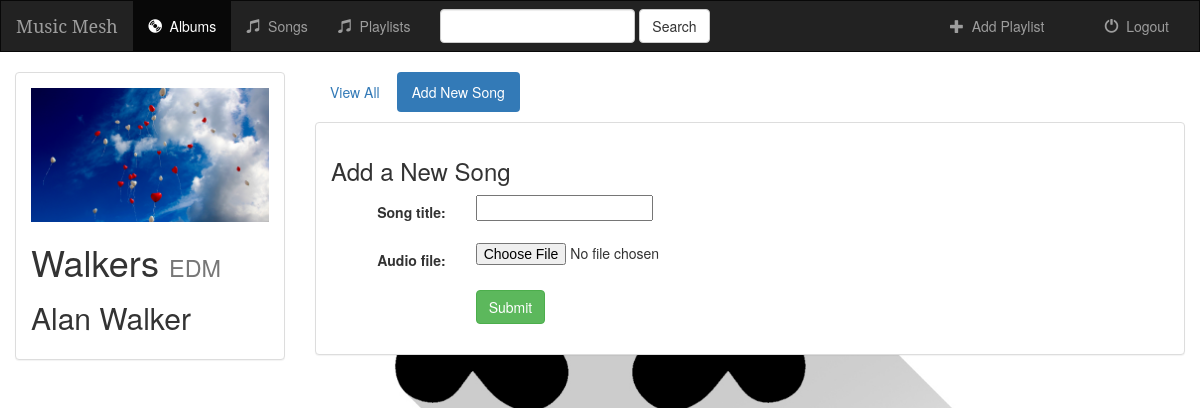
The page /music/68/create_song/ on the database its author committed.
### music/models.py (models this page shows)
class Album(models.Model):
    user = models.ForeignKey(User, default=1, on_delete=models.CASCADE)
    artist = models.CharField(max_length=250)
    album_title = models.CharField(max_length=500)
    genre = models.CharField(max_length=100)
    album_logo = models.FileField()
    is_favorite = models.BooleanField(default=False)
    def __str__(self):
        return self.album_title + ' - ' + self.artist

### music/views.py (the view, shortened to what this page needs)
# urls.py: url(r'^(?P<album_id>[0-9]+)/create_song/$', views.create_song, name='create_song'),
def create_song(request, album_id):
    form = SongForm(request.POST or None, request.FILES or None)
    album = get_object_or_404(Album, pk=album_id)
    context = {
        'album': album,
        'form': form,
    }
    return render(request, 'music/create_song.html', context)

### music/forms.py
class SongForm(forms.ModelForm):
    class Meta:
        model = Song
        fields = ['song_title', 'audio_file']

### music/templates/music/create_song.html (shortened to what this page needs)
{% extends 'music/base.html' %}
{% block albums_active %}active{% endblock %}
{% block body %}
<div class="container-fluid">
    <div class="row">
        <div class="col-sm-4 col-md-3">
            <div class="panel panel-default">
                <div class="panel-body">
                        <a href="{% url 'music:detail' album.id %}">
                            {% if album.album_logo %}
                                <img src="{{ album.album_logo.url }}" class="img-responsive">
                            {% else %}
                                <h3>No image to display</h3>
                            {% endif %}
                        </a>
                    <h1>{{ album.album_title }} <small>{{ album.genre }}</small></h1>
                    <h2>{{ album.artist }}</h2>
                </div>
            </div>
        </div>
        <div class="col-sm-8 col-md-9">
            <ul class="nav nav-pills" style="margin-bottom: 10px;">
                <li role="presentation"><a href="{% url 'music:detail' album.id %}">View All</a></li>
                <li role="presentation" class="active"><a href="{% url 'music:create_song' album.id %}">Add New Song</a></li>
            </ul>
            <div class="panel panel-default">
                <div class="panel-body">
                    <h3>Add a New Song</h3>
                    <form class="form-horizontal" role="form" action="" method="post" enctype="multipart/form-data">
                        {% include 'music/form_template.html' %}
                        <div class="form-group">
                            <div class="col-sm-offset-2 col-sm-10">
                                <button type="submit" class="btn btn-success">Submit</button>
                            </div>
                        </div>
                    </form>
                </div>
            </div>
        </div>
    </div>
</div>
{% endblock %}

### music/static/music/style.css (style rules this page uses)
body { background: url("images/background.jpg"); height: 100%; background-position: center; background-repeat: no-repeat; background-size: cover; }
html { height: 100%; }

### rows shown on the page
Album: album_logo (picture), album_title "Walkers", genre "EDM", artist "Alan Walker"

### other values the page prints
{{ field.label_tag }} "Song title:" "Audio file:"
